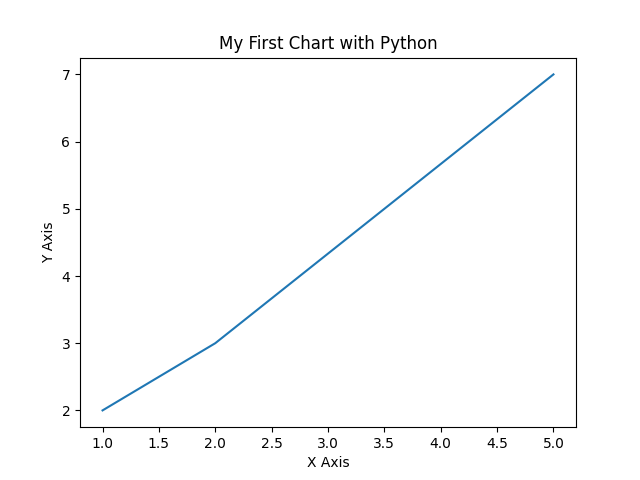

Python code for this plot:
## Data View on Python
import matplotlib.pyplot as plt

x = [1,2,5]
y = [2,3,7]

# Title
plt.title("My First Chart with Python")

#Axes
plt.xlabel("X Axis")
plt.ylabel("Y Axis")

plt.plot(x, y)
plt.savefig("dataScience/lineChart.png")
